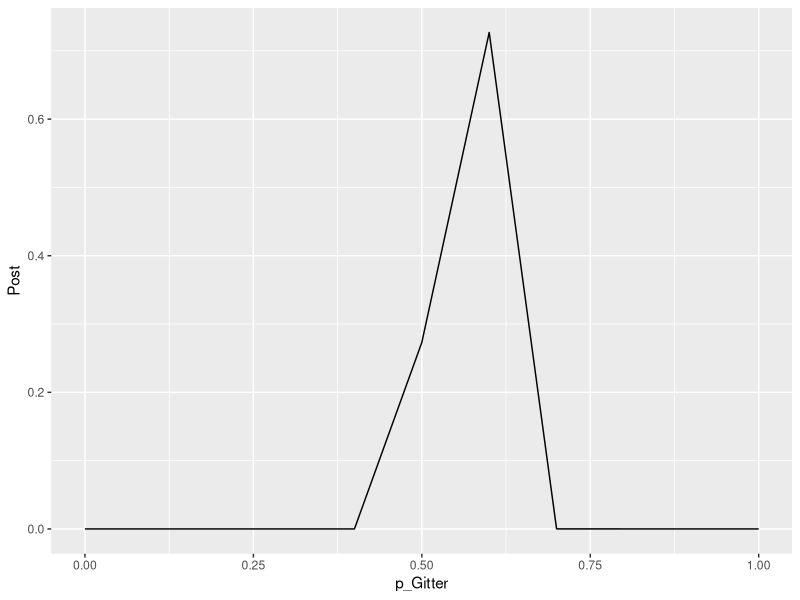

Generate this figure with R:
## ---- chunk 1
knitr::opts_chunk$set(fig.pos = 'H',
                      fig.asp = 0.618,
                      fig.width = 4,
                      fig.cap = "", 
                      fig.path = "",
                      echo = FALSE,
                      message = FALSE,
                      fig.show = "hold")
## ---- chunk 2
#| message: false
library(tidyverse)
## ---- chunk 3
d <-
  tibble(
    # definiere die Hypothesen (das "Gitter"): 
    p_Gitter = seq(from = 0, to = 1, by = 0.1),
    # bestimme den Priori-Wert:       
    Priori  = 1) %>%  
    mutate(
      # berechne Likelihood für jeden Gitterwert:
      Likelihood = dbinom(140, size = 250, prob = p_Gitter),
      # berechen unstand. Posteriori-Werte:
      unstd_Post = Likelihood * Priori,
      # berechne stand. Posteriori-Werte (summiert zu 1):
      Post = unstd_Post / sum(unstd_Post))  
## ---- chunk 4
#| echo: false
d %>% 
  knitr::kable(digits=2)
## ---- chunk 5
d %>% 
  ggplot(aes(x=p_Gitter, y = Post)) +
  geom_line()
## ---- chunk 6
dbinom(x = 0:250, size = 250, prob = 1/2) %>% which.max()
